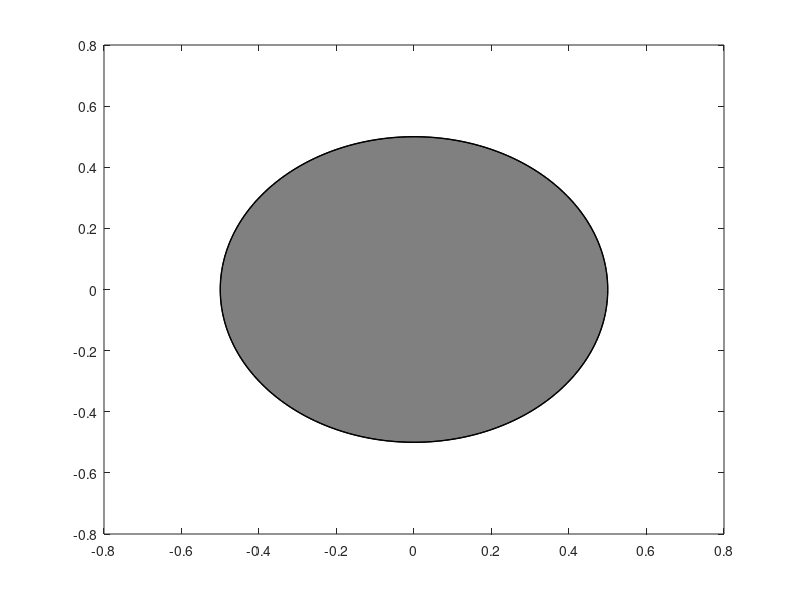

MATLAB code for this plot:
function plot_cyl()

theta = (0:200)/200'*2*pi;
xc = 0.5*sin(theta);
yc = 0.5*cos(theta);
fill(xc,yc,0.5*[1 1 1])
hold on
plot(xc,yc,'k','LineWidth',1)
hold off

end